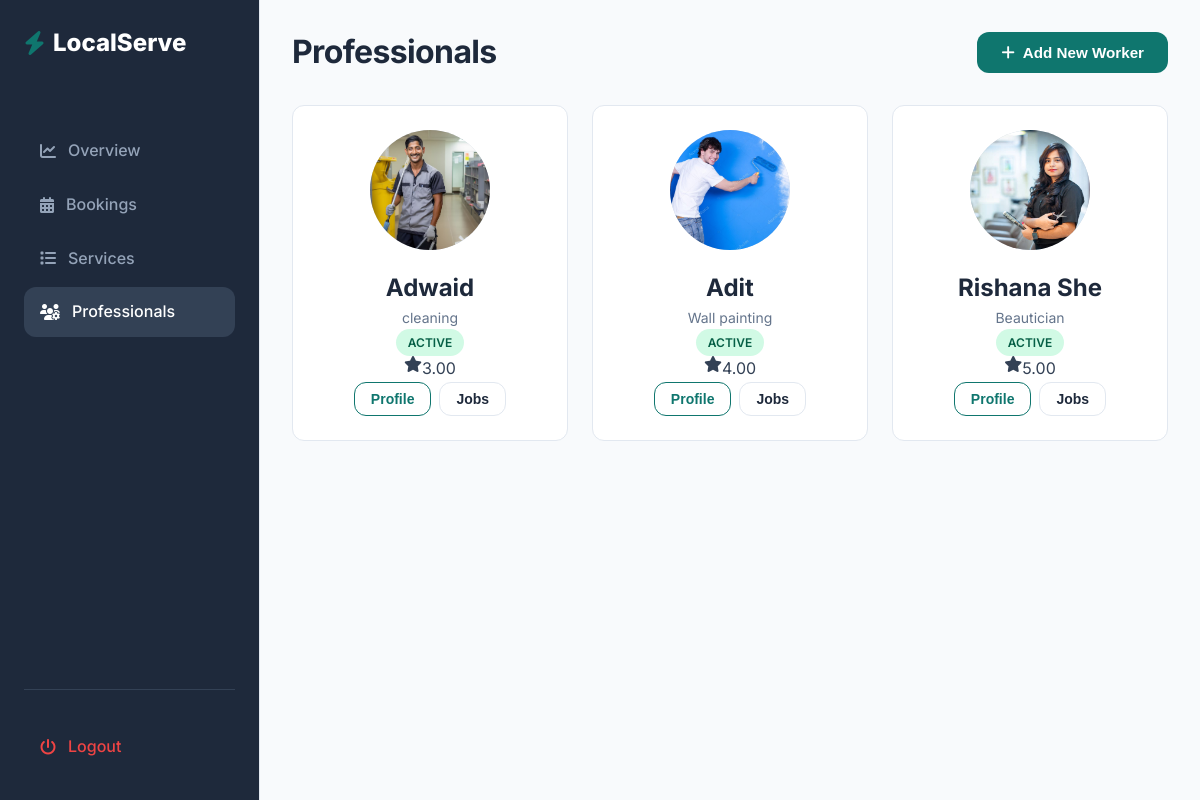
Page /services/admin_workers/ on the earlier database version.
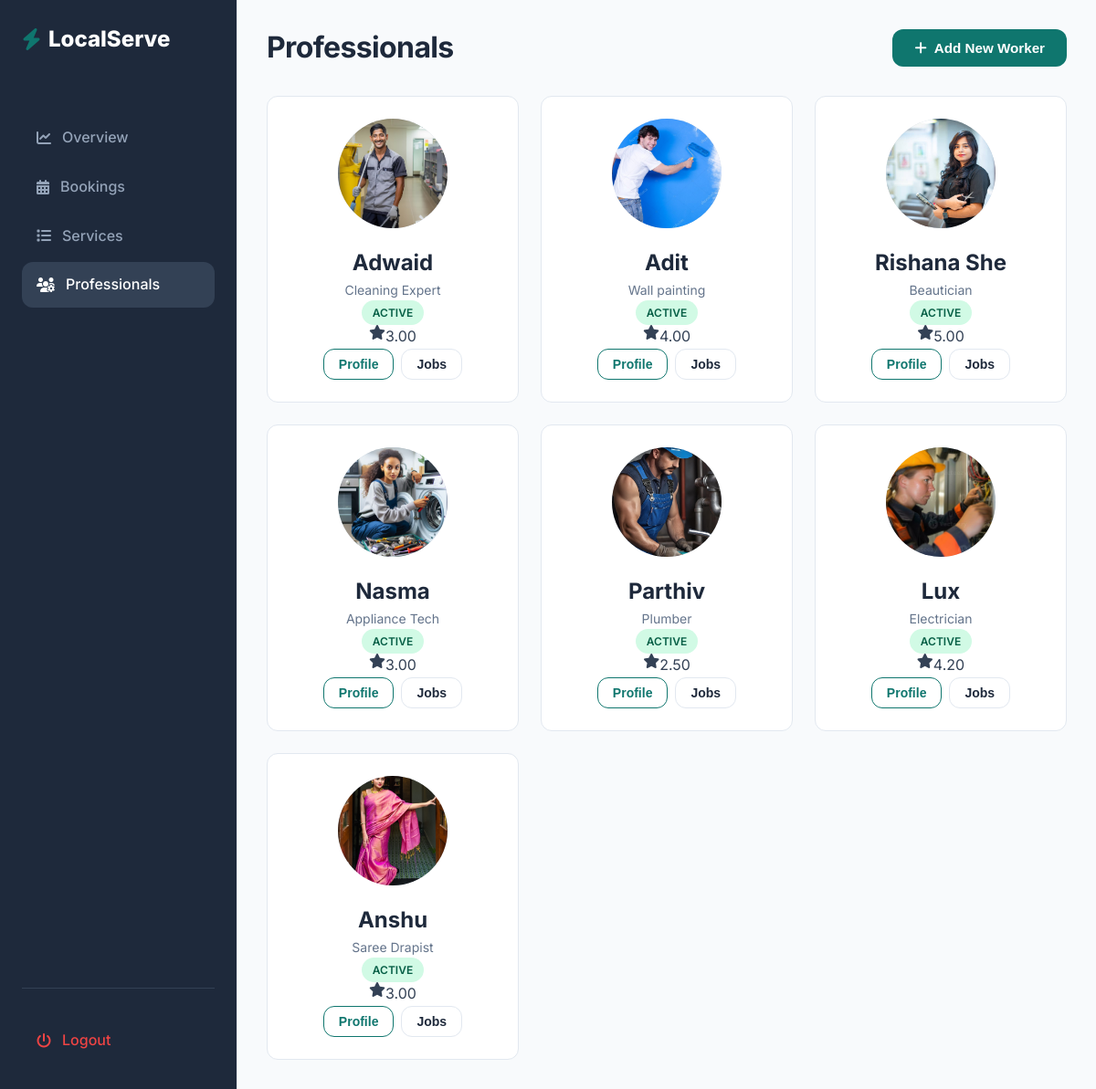
Same page on the later database version.
### services/models.py (models this page shows, shortened)
class Worker(models.Model):
    ROLE_CHOICES = [
        ('cleaning expert','Cleaning Expert'),
        ('appliance_technician', 'Appliance Technician'),
        ('electrician', 'Electrician'),
        ('plumber', 'Plumber'),
        ('beautician', 'Beautician'),
        ('painter', 'Painter'),
    ]
    full_name = models.CharField(max_length=150)
    role = models.CharField(max_length=100,choices = ROLE_CHOICES)
    phone = models.CharField(max_length=20,unique=True)
    photo = models.ImageField(upload_to="workers/",blank=True,null=True)
    rating = models.DecimalField(max_digits=3,decimal_places=2,default=0.0)
    email = models.EmailField(blank=True)
    experiance_years = models.IntegerField(null=True, blank=True)
    location = models.CharField(max_length=100, blank=True)
    is_active = models.BooleanField(default=True)
    created_at = models.DateTimeField(auto_now_add=True)

### services/views.py (the view)
# urls.py: path('admin_workers/', views.admin_workers, name = "admin_workers"),
def admin_workers(request):
    workers = Worker.objects.all()
    return render(request, 'admin/workers/admin_workers.html',{'workers':workers})

### templates/admin/workers/admin_workers.html (shortened to what this page needs)
{% extends "base_admin.html" %}
    {% block content %}
        <div class="flex justify-between items-center" style="margin-bottom: 2rem;">
            <h2>Professionals</h2>
            <a href="{% url "add_worker" %}">
                <button class="btn btn-primary"><i class="fa-solid fa-plus"></i> Add New Worker</button>
            </a>
        </div>
        <div class="grid grid-cols-3 grid-gap">
            {% for worker in workers %}
            <div class="card text-center">
                <div
                    style="width: 120px; height: 120px; background: #CBD5E1; border-radius: 50%; margin: 0 auto 1.5rem; overflow: hidden; display: flex; align-items: center; justify-content: center;">
                    {% if worker.photo %}
                        <img src="{{ worker.photo.url }}" alt="{{ worker.full_name }}" style="width: 100%; height: 100%; object-fit: cover;">
                      {% else %}
                         <i class="fa-solid fa-user fa-3x text-light"></i>
                    {% endif %}
                </div>
                <h3 style="margin-bottom: 0.25rem;">{{ worker.full_name }}</h3>
                <p class="text-light text-sm mb-2">{{ worker.role }}</p>
                {% if worker.is_active %}
                    <span class="badge badge-success">Active</span>
                {% else %}
                    <span class="badge badge-danger">Inactive</span>
                {% endif %}
                <div class="flex justify-center gap-xs text-warning mb-2">
                    <i class="fa-solid fa-star"></i> {{ worker.rating }}
                </div>
                <div class="flex justify-center gap-sm mt-3">
                    <a href="{% url 'worker_profile' worker.id %}">
                        <button class="btn btn-outline btn-sm">Profile</button>
                    </a>
                    <a href="{% url "worker_jobs" worker.id %}">
                        <button class="btn btn-secondary btn-sm">Jobs</button>
                    </a>
                </div>
            </div>
            {% empty %}
                <p class="text-light">No workers added yet</p>
            {% endfor %}
            </div>
    {% endblock %}

### templates/base_admin.html (shortened to what this page needs)
{% load static %}
<!DOCTYPE html>
<html lang="en">
<head>
    <link rel="stylesheet" href="{% static 'css/style.css' %}">
    <link rel="stylesheet" href="https://cdnjs.cloudflare.com/ajax/libs/font-awesome/6.4.0/css/all.min.css">
</head>
<body>
    <div class="dashboard-layout">
    {% include "sidebar/adminsidebar.html" %}
    <main class="dashboard-content">
        {% block content %}
        {% endblock %}
    </main>
</div>
</body>
</html>

### templates/sidebar/adminsidebar.html
<aside class="sidebar admin-sidebar">
            <a href="index.html" class="logo" style="margin-bottom: 2rem;">
                <i class="fa-solid fa-bolt text-primary"></i>
                <span style="color: white;">LocalServe</span>
            </a>
            <div class="sidebar-menu">
                <a href="{% url 'admin_dashboard' %}" class="sidebar-item {% if request.resolver_match.url_name == 'admin_dashboard' %}active{% endif %}"><i class="fa-solid fa-chart-line"></i>
                    Overview</a>
                <a href="{% url 'admin_booking' %}" class="sidebar-item {% if request.resolver_match.url_name == 'admin_booking' %}active{% endif %}"><i class="fa-solid fa-calendar-days"></i>
                    Bookings</a>
                <a href="{% url 'admin_services' %}" class="sidebar-item {% if request.resolver_match.url_name == 'admin_services' %}active{% endif %}"><i class="fa-solid fa-list"></i> Services</a>
                <a href="{% url 'admin_workers' %}" class="sidebar-item {% if request.resolver_match.url_name == 'admin_workers' %}active{% endif %}"><i class="fa-solid fa-users-gear"></i>
                    Professionals</a>
            </div>
            <div style="margin-top: auto; padding-top: 2rem; border-top: 1px solid #334155;">
                <a href="{% url "logout_user" %}" class="sidebar-item" style="color: #EF4444;">
                    <i class="fa-solid fa-power-off"></i> Logout
                </a>
            </div>
</aside>

### static/css/style.css (style rules this page uses)
:root { --color-primary: #0F766E; --color-primary-dark: #0F5F57; --color-primary-light: #CCFBF1; --color-secondary: #0F172A; --color-accent: #F59E0B; --color-bg: #F8FAFC; --color-surface: #FFFFFF; --color-border: #E2E8F0; --color-text: #334155; --color-text-dark: #1E293B; --color-text-light: #64748B; --color-text-white: #FFFFFF; --color-success: #10B981; --color-warning: #F59E0B; --color-danger: #EF4444; --color-info: #3B82F6; --spacing-xs: 0.25rem; --spacing-sm: 0.5rem; --spacing-md: 1rem; --spacing-lg: 1.5rem; --spacing-xl: 3rem; --radius-sm: 6px; --radius-md: 12px; --radius-lg: 20px; --radius-full: 9999px; --shadow-sm: 0 1px 2px 0 rgba(0, 0, 0, 0.05); --shadow-md: 0 4px 6px -1px rgba(0, 0, 0, 0.1), 0 2px 4px -1px rgba(0, 0, 0, 0.06); --shadow-lg: 0 10px 15px -3px rgba(0, 0, 0, 0.1), 0 4px 6px -2px rgba(0, 0, 0, 0.05); --shadow-hover: 0 20px 25px -5px rgba(0, 0, 0, 0.1), 0 10px 10px -5px rgba(0, 0, 0, 0.04); --transition: all 0.2s cubic-bezier(0.4, 0, 0.2, 1); --header-height: 80px; --max-width: 1200px; }
*, *::before, *::after { box-sizing: border-box; margin: 0; padding: 0; }
body { font-family: 'Inter', sans-serif; background-color: var(--color-bg); color: var(--color-text); line-height: 1.6; -webkit-font-smoothing: antialiased; }
a { text-decoration: none; color: inherit; transition: var(--transition); }
img { max-width: 100%; border-radius: var(--radius-sm); display: block; }
.flex { display: flex; }
.items-center { align-items: center; }
.justify-between { justify-content: space-between; }
.justify-center { justify-content: center; }
.gap-sm { gap: var(--spacing-sm); }
.grid { display: grid; }
.grid-cols-3 { grid-template-columns: repeat(3, 1fr); }
.grid-gap { gap: var(--spacing-lg); }
h1, h2, h3, h4, h5, h6 { color: var(--color-text-dark); font-weight: 700; line-height: 1.2; }
h2 { font-size: 2rem; letter-spacing: -0.02em; }
h3 { font-size: 1.5rem; }
.text-primary { color: var(--color-primary); }
.text-light { color: var(--color-text-light); }
.text-center { text-align: center; }
.text-sm { font-size: 0.875rem; }
.btn { display: inline-flex; align-items: center; justify-content: center; padding: 0.75rem 1.5rem; border-radius: var(--radius-md); font-weight: 600; cursor: pointer; transition: var(--transition); border: none; font-size: 0.95rem; gap: 0.5rem; }
.btn-primary { background-color: var(--color-primary); color: white; }
.btn-secondary { background-color: white; color: var(--color-text-dark); border: 1px solid var(--color-border); }
.btn-outline { background-color: transparent; border: 1px solid var(--color-primary); color: var(--color-primary); }
.btn-sm { padding: 0.5rem 1rem; font-size: 0.875rem; }
.card { background: var(--color-surface); border-radius: var(--radius-md); border: 1px solid var(--color-border); padding: var(--spacing-lg); transition: var(--transition); }
.logo { font-size: 1.5rem; font-weight: 800; color: var(--color-primary); display: flex; align-items: center; gap: 0.5rem; }
.logo span { color: var(--color-secondary); }
.badge { display: inline-block; padding: 0.25rem 0.75rem; border-radius: 50px; font-size: 0.75rem; font-weight: 600; text-transform: uppercase; }
.badge-success { background: #D1FAE5; color: #065F46; }
.dashboard-layout { display: grid; grid-template-columns: 260px 1fr; min-height: 100vh; }
.sidebar { background: white; border-right: 1px solid var(--color-border); padding: 1.5rem; display: flex; flex-direction: column; }
.sidebar-menu { margin-top: 2rem; }
.sidebar-item { display: flex; align-items: center; gap: 0.75rem; padding: 0.75rem 1rem; color: var(--color-text); border-radius: var(--radius-md); margin-bottom: 0.25rem; font-weight: 500; }
.sidebar-item:hover, .sidebar-item.active { background: var(--color-primary-light); color: var(--color-primary-dark); }
.dashboard-content { padding: 2rem; }

### templates/base_admin.html (style rules this page uses)
.admin-sidebar { background: #1E293B; color: #94A3B8; }
.admin-sidebar .sidebar-item { color: #94A3B8; }
.admin-sidebar .sidebar-item:hover, .admin-sidebar .sidebar-item.active { background: #334155; color: white; }

Differences in the rows shown:
changed Worker "Adwaid": role "cleaning" → "Cleaning Expert"
added Worker: photo (picture), full_name "Nasma", role "Appliance Tech", is_active "ACTIVE", rating "3.00"
added Worker: photo (picture), full_name "Parthiv", role "Plumber", is_active "ACTIVE", rating "2.50"
added Worker: photo (picture), full_name "Lux", role "Electrician", is_active "ACTIVE", rating "4.20"
added Worker: photo (picture), full_name "Anshu", role "Saree Drapist", is_active "ACTIVE", rating "3.00"
